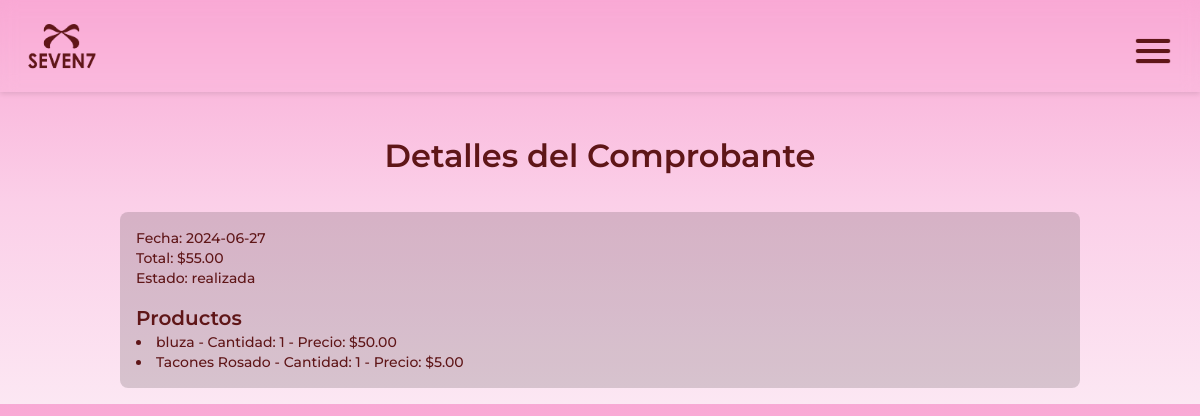
The app's page /HTMl/ver_detalles.php?comprobante_id=6 (signed in) with its own data.
### tables this page shows
CREATE TABLE `comprobante` (
  `ID_COMPROBANTE` int(11) NOT NULL,
  `FECHA` date NOT NULL,
  `TOTAL` decimal(8,2) NOT NULL,
  `Usuario_ID` int(11) NOT NULL,
  `Productos_ID` int(11) NOT NULL,
  `estado` varchar(45) NOT NULL DEFAULT 'pendiente'
);

CREATE TABLE `comprobante_producto` (
  `ID` int(11) NOT NULL,
  `Comprobante_ID` int(11) NOT NULL,
  `Producto_ID` int(11) NOT NULL,
  `Cantidad` int(11) NOT NULL,
  `Precio` decimal(10,2) NOT NULL
);

CREATE TABLE `productos` (
  `id` int(11) NOT NULL,
  `nombre` varchar(255) NOT NULL,
  `descripcion` text DEFAULT NULL,
  `precio` decimal(10,2) DEFAULT NULL,
  `imagen` varchar(255) DEFAULT NULL,
  `cantidad` int(255) NOT NULL
);

### HTMl/ver_detalles.php (the view, shortened to what this page needs)
<?php
include '../connect.php';
$usuario_id = $_SESSION['user_id'];
$comprobante_id = $_GET['comprobante_id'];
$sql = "SELECT * FROM comprobante WHERE ID_COMPROBANTE = ? AND Usuario_ID = ?";
$stmt = $conn->prepare($sql);
$stmt->bind_param("ii", $comprobante_id, $usuario_id);
$stmt->execute();
$result = $stmt->get_result();
$comprobante = $result->fetch_assoc();
$sql_productos = "SELECT cp.*, p.nombre FROM comprobante_producto cp JOIN productos p ON cp.Producto_ID = p.id WHERE cp.Comprobante_ID = ?";
$stmt_productos = $conn->prepare($sql_productos);
$stmt_productos->bind_param("i", $comprobante_id);
$stmt_productos->execute();
$result_productos = $stmt_productos->get_result();
$productos = $result_productos->fetch_all(MYSQLI_ASSOC);
?>
<!DOCTYPE html>
<html lang="en">
<head>
    <script src="https://cdn.tailwindcss.com"></script>
</head>
<body class="w-[100%] bg-gradient-to-b from-pink-300 via-pink-200 to-pink-100 overflow-x-hidden">
    <nav>
        <a class="pt-6 pl-7" href="index.html">
            <img class="w-[68px] h-[68px]" src="../images/Recurso 1.png" alt="">
        </a>
        <div>
            <img class="pt-7 pr-6 w-[70px] cursor-pointer menu-toggle" src="../images/menu.png" alt="">
        </div>
    </nav>
    <div class="nav-placeholder"></div>
    <h1 class="text-center mt-16 text-[2rem] text-[rgb(95,22,24)] font-[600]">Detalles del Comprobante</h1>
    <div class="w-full flex flex-col items-center mt-8">
        <div class="bg-black/15 w-[80%] mb-4 p-4 rounded-lg">
            <p class="text-[rgb(95,22,24)] text-sm font-[500]">Fecha: <?php echo $comprobante['FECHA']; ?></p>
            <p class="text-[rgb(95,22,24)] text-sm font-[500]">Total: $<?php echo number_format($comprobante['TOTAL'], 2); ?></p>
            <p class="text-[rgb(95,22,24)] text-sm font-[500]">Estado: <?php echo $comprobante['estado']; ?></p>
            <h3 class="text-[rgb(95,22,24)] text-xl font-[600] mt-4">Productos</h3>
            <ul class="list-disc list-inside">
                <?php foreach ($productos as $producto): ?>
                    <li class="text-[rgb(95,22,24)] text-sm font-[500]">
                        <?php echo $producto['nombre']; ?> - Cantidad: <?php echo $producto['Cantidad']; ?> - Precio: $<?php echo number_format($producto['Precio'], 2); ?>
                    </li>
                <?php endforeach; ?>
            </ul>
        </div>
    </div>
</body>
</html>

### HTMl/ver_detalles.php (style rules this page uses)
* { font-family: "Montserrat", sans-serif; }
nav { position: fixed; top: 0; left: 0; width: 100%; z-index: 1000; display: flex; justify-content: space-between; box-shadow: 0 2px 5px rgba(0,0,0,0.1); backdrop-filter: blur(8px); }
.nav-placeholder { height: 68px; }

### records on screen
comprobante: FECHA "2024-06-27", TOTAL "55.00", estado "realizada"
comprobante_producto: Producto_ID.nombre "bluza", Cantidad "1", Precio "50.00"
comprobante_producto: Producto_ID.nombre "Tacones Rosado", Cantidad "1", Precio "5.00"
